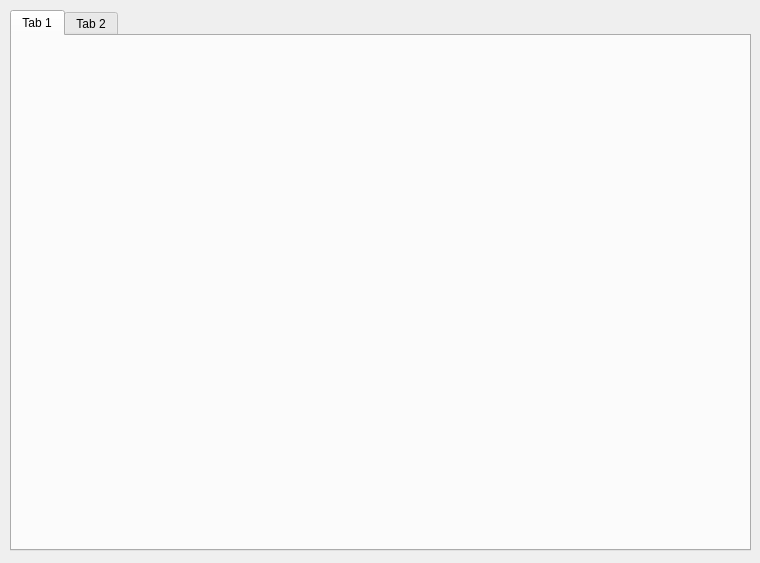
<?xml version="1.0" encoding="UTF-8"?>
<ui version="4.0">
 <class>QAboutDialog</class>
 <widget class="QDialog" name="QAboutDialog">
  <property name="geometry">
   <rect>
    <x>0</x>
    <y>0</y>
    <width>760</width>
    <height>563</height>
   </rect>
  </property>
  <property name="windowTitle">
   <string>Dialog</string>
  </property>
  <widget class="QTabWidget" name="tabWidget">
   <property name="geometry">
    <rect>
     <x>10</x>
     <y>10</y>
     <width>741</width>
     <height>541</height>
    </rect>
   </property>
   <property name="currentIndex">
    <number>0</number>
   </property>
   <widget class="QWidget" name="tab">
    <attribute name="title">
     <string>Tab 1</string>
    </attribute>
   </widget>
   <widget class="QWidget" name="tab_2">
    <attribute name="title">
     <string>Tab 2</string>
    </attribute>
    <widget class="QLabel" name="aboutTitleLabel">
     <property name="geometry">
      <rect>
       <x>10</x>
       <y>10</y>
       <width>841</width>
       <height>31</height>
      </rect>
     </property>
     <property name="font">
      <font>
       <family>Times New Roman</family>
       <pointsize>18</pointsize>
       <weight>75</weight>
       <bold>true</bold>
      </font>
     </property>
     <property name="text">
      <string>About: Canadian Longitudinal Study on Aging</string>
     </property>
    </widget>
    <widget class="QScrollArea" name="scrollArea">
     <property name="geometry">
      <rect>
       <x>9</x>
       <y>39</y>
       <width>721</width>
       <height>461</height>
      </rect>
     </property>
     <property name="verticalScrollBarPolicy">
      <enum>Qt::ScrollBarAlwaysOn</enum>
     </property>
     <property name="horizontalScrollBarPolicy">
      <enum>Qt::ScrollBarAlwaysOff</enum>
     </property>
     <property name="widgetResizable">
      <bool>true</bool>
     </property>
     <widget class="QWidget" name="scrollAreaWidgetContents">
      <property name="geometry">
       <rect>
        <x>0</x>
        <y>0</y>
        <width>706</width>
        <height>459</height>
       </rect>
      </property>
      <widget class="QLabel" name="aboutTextLabel">
       <property name="geometry">
        <rect>
         <x>110</x>
         <y>40</y>
         <width>411</width>
         <height>331</height>
        </rect>
       </property>
       <property name="sizePolicy">
        <sizepolicy hsizetype="Expanding" vsizetype="Expanding">
         <horstretch>0</horstretch>
         <verstretch>0</verstretch>
        </sizepolicy>
       </property>
       <property name="font">
        <font>
         <family>Times New Roman</family>
         <pointsize>11</pointsize>
        </font>
       </property>
       <property name="text">
        <string>The Canadian Longitudinal Study on Aging (CLSA) is a large, national, long-term study that will follow approximately 50,000 men and women between the ages of 45 and 85 for at least 20 years.

The ultimate aim of the CLSA is to find ways to improve the health of Canadians by better understanding the aging process and the factors that shape the way we age.

The study takes an integrative approach, examining healthy aging through a number of different lenses. Study investigators will collect a wide range of information about the changing biological, medical, psychological, social, lifestyle and economic aspects of people’s lives.

The study is a longitudinal design, meaning that it will follow people over a long period of time. It is also supplemented with a series of cross-sectional snapshots that will allow for immediate and continual research results.

The benefits of the CLSA include:

  - Contributing to the identification of ways to prevent disease and improve health services
  - Developing better understanding of the impact of non-medical factors, such as economic prosperity and social changes, on people as they age
  - Answering questions that are relevant to decision-makers to improve health policy and inform government programs and services
  - Generating new knowledge on many interrelated biological, clinical, psychosocial and societal factors that influence disease, health and well-being
  - Developing Canadian research capacity and training future generations of researchers who will use the CLSA data and infrastructure to explore previously unimagined areas of research on aging
  - What is learned from the CLSA over the next 20 years will help to improve the lives of people in Canada and around the world. It will touch all generations, changing the way we live and approach growing older.

The CLSA is a strategic initiative of Canadian Institutes of Health Research (CIHR). Support for the study has been provided by the Government of Canada through the CIHR and the Canada Foundation for Innovation, as well as the provincial governments of British Columbia, Alberta, Manitoba, Ontario, Quebec, Nova Scotia and Newfoundland and Labrador.</string>
       </property>
       <property name="alignment">
        <set>Qt::AlignJustify|Qt::AlignTop</set>
       </property>
       <property name="wordWrap">
        <bool>true</bool>
       </property>
      </widget>
     </widget>
    </widget>
   </widget>
  </widget>
 </widget>
 <resources/>
 <connections/>
</ui>
